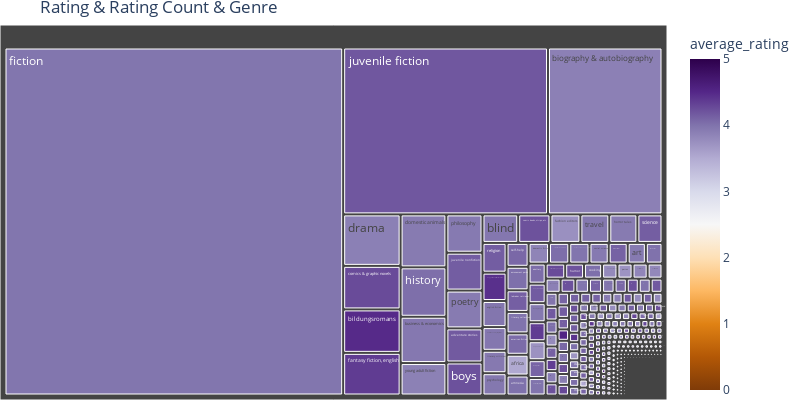

Write notebook code for a chart like this one.
### Markdown cell above
Now, we check the relationship between genre and average ratings. The size of the box corresponds to ratings count, while the color corresponds to average rating. We see that the genre of bildungsromans is the one receiving higher ratings while at the same time receiving a relativley high rating count.

### Code cell
tree_data = df_da[["average_rating", "ratings_count", "genre_category"]]
tree_data['ratings_count'] = tree_data['ratings_count'].apply(lambda x: 0.1 if x == 0 else x)
fig10 = px.treemap(tree_data, path = ["genre_category"], values = "ratings_count", width = 800, height = 400, color = "average_rating",
                  color_continuous_scale='PuOr',
                  title = "Rating & Rating Count & Genre")
fig10.update_layout(margin = dict(t=25, l=0, r=0, b=0))
fig10.show()

### Figure 1 — Plotly figure (JSON) as saved in the notebook; plotly's stock layout.template omitted (floating-point values rounded to 4 significant figures; data arrays with more than 128 entries replaced by an {"elided": "..."} marker saying what was removed)
{"data": [{"branchvalues": "total", "customdata": {"elided": "1330x1 float values"}, "domain": {"x": [0, 1], "y": [0, 1]}, "hovertemplate": "labels=%{label}<br>ratings_count=%{value}<br>parent=%{parent}<br>id=%{id}<br>average_rating=%{color}<extra></extra>", "ids": {"elided": "1330 str values"}, "labels": {"elided": "1330 str values"}, "marker": {"coloraxis": "coloraxis", "colors": {"elided": "1330 float values"}}, "name": "", "parents": {"elided": "1330 str values"}, "type": "treemap", "values": {"elided": "1330 float values"}}], "layout": {"coloraxis": {"colorbar": {"title": {"text": "average_rating"}}, "colorscale": [[0, "rgb(127,59,8)"], [0.1, "rgb(179,88,6)"], [0.2, "rgb(224,130,20)"], [0.3, "rgb(253,184,99)"], [0.4, "rgb(254,224,182)"], [0.5, "rgb(247,247,247)"], [0.6, "rgb(216,218,235)"], [0.7, "rgb(178,171,210)"], [0.8, "rgb(128,115,172)"], [0.9, "rgb(84,39,136)"], [1, "rgb(45,0,75)"]]}, "height": 400, "legend": {"tracegroupgap": 0}, "margin": {"b": 0, "l": 0, "r": 0, "t": 25}, "title": {"text": "Rating & Rating Count & Genre"}, "width": 800}}
